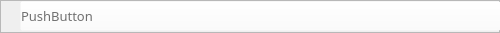
    <widget class="QFrame" name="frame_11">
     <property name="geometry">
      <rect>
       <x>0</x>
       <y>73</y>
       <width>500</width>
       <height>33</height>
      </rect>
     </property>
     <property name="styleSheet">
      <string notr="true">QFrame#frame_11 {
	background-color: #f0f7ff;
}</string>
     </property>
     <property name="frameShape">
      <enum>QFrame::StyledPanel</enum>
     </property>
     <property name="frameShadow">
      <enum>QFrame::Raised</enum>
     </property>
     <widget class="QLabel" name="order_11">
      <property name="geometry">
       <rect>
        <x>210</x>
        <y>7</y>
        <width>64</width>
        <height>19</height>
       </rect>
      </property>
      <property name="font">
       <font>
        <family>NotoSansKR</family>
        <pointsize>-1</pointsize>
        <weight>50</weight>
        <italic>false</italic>
        <bold>false</bold>
       </font>
      </property>
      <property name="styleSheet">
       <string notr="true">  text-align: center;
  color: #707070;
  font-family: NotoSansKR;
  font-size: 13px;
  font-weight: normal;
  font-stretch: normal;
  font-style: normal;
  line-height: 1.69;</string>
      </property>
      <property name="text">
       <string>--</string>
      </property>
     </widget>
     <widget class="QLabel" name="order_12">
      <property name="geometry">
       <rect>
        <x>400</x>
        <y>7</y>
        <width>64</width>
        <height>19</height>
       </rect>
      </property>
      <property name="font">
       <font>
        <family>NotoSansKR</family>
        <pointsize>-1</pointsize>
        <weight>50</weight>
        <italic>false</italic>
        <bold>false</bold>
       </font>
      </property>
      <property name="autoFillBackground">
       <bool>false</bool>
      </property>
      <property name="styleSheet">
       <string notr="true">  text-align: center;
  color: #707070;
  font-family: NotoSansKR;
  font-size: 13px;
  font-weight: normal;
  font-stretch: normal;
  font-style: normal;
  line-height: 1.69;</string>
      </property>
      <property name="text">
       <string>--</string>
      </property>
     </widget>
     <widget class="QLabel" name="order_10">
      <property name="geometry">
       <rect>
        <x>30</x>
        <y>7</y>
        <width>64</width>
        <height>19</height>
       </rect>
      </property>
      <property name="font">
       <font>
        <family>NotoSansKR</family>
        <pointsize>-1</pointsize>
        <weight>50</weight>
        <italic>false</italic>
        <bold>false</bold>
       </font>
      </property>
      <property name="styleSheet">
       <string notr="true">  text-align: center;
  color: #707070;
  font-family: NotoSansKR;
  font-size: 13px;
  font-weight: normal;
  font-stretch: normal;
  font-style: normal;
  line-height: 1.69;</string>
      </property>
      <property name="text">
       <string/>
      </property>
     </widget>
     <widget class="QProgressBar" name="order_progress_1">
      <property name="geometry">
       <rect>
        <x>0</x>
        <y>5</y>
        <width>501</width>
        <height>23</height>
       </rect>
      </property>
      <property name="layoutDirection">
       <enum>Qt::RightToLeft</enum>
      </property>
      <property name="styleSheet">
       <string notr="true">QProgressBar {
    border: 0px;
	background-color: rgba(240, 247, 255, 0 );
}
QProgressBar::chunk {
    background-color: #9fcfff;
}</string>
      </property>
      <property name="value">
       <number>16</number>
      </property>
      <property name="format">
       <string/>
      </property>
     </widget>
     <widget class="QPushButton" name="btn_1">
      <property name="geometry">
       <rect>
        <x>20</x>
        <y>1</y>
        <width>481</width>
        <height>30</height>
       </rect>
      </property>
      <property name="styleSheet">
       <string notr="true">background-color: rgba(255, 255, 255, 0);
text-align: left;
  color: #707070;
  font-family: NotoSansKR;
  font-size: 13px;
  font-weight: normal;
  font-stretch: normal;
  font-style: normal;
  line-height: 1.69;</string>
      </property>
      <property name="text">
       <string>PushButton</string>
      </property>
     </widget>
     <zorder>order_progress_1</zorder>
     <zorder>order_11</zorder>
     <zorder>order_12</zorder>
     <zorder>order_10</zorder>
     <zorder>btn_1</zorder>
    </widget>
